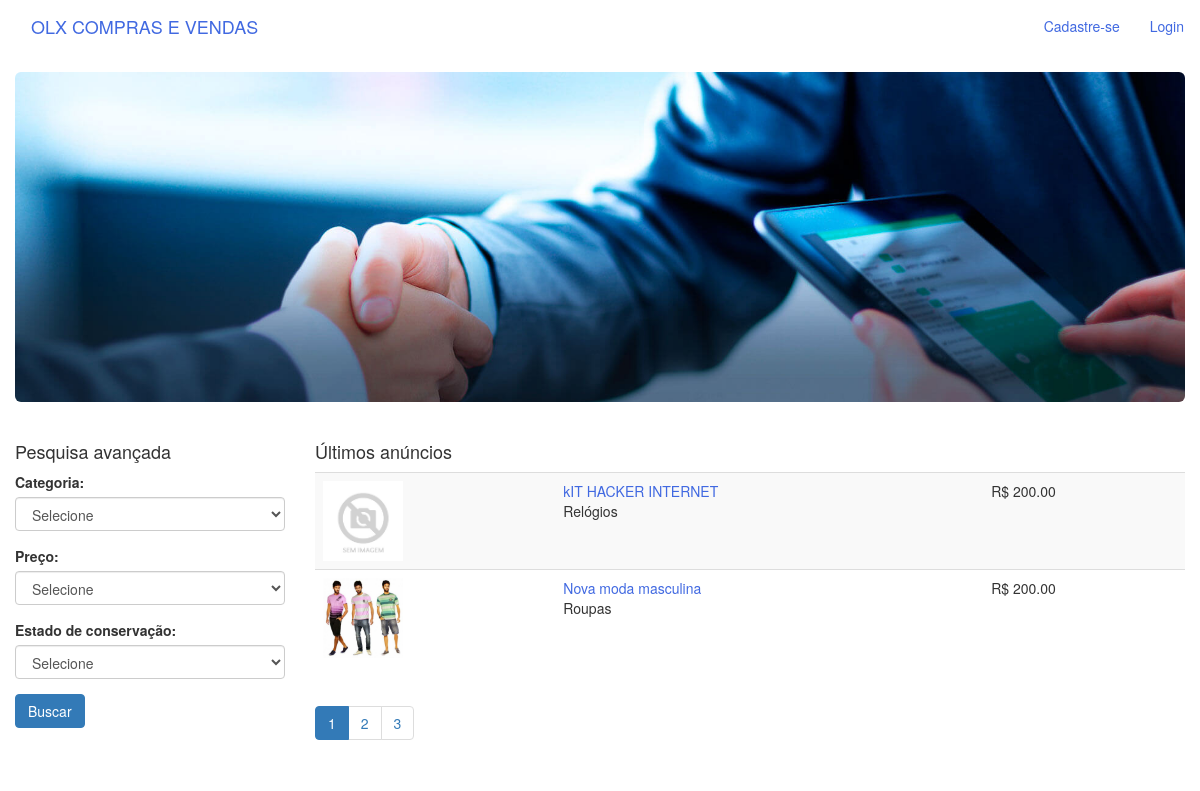
The page / on the database its author committed.
### tables this page shows
CREATE TABLE `anuncios` (
  `id` int(11) NOT NULL,
  `id_usuario` int(11) NOT NULL,
  `id_categoria` int(11) NOT NULL,
  `titulo` varchar(100) NOT NULL,
  `descricao` text NOT NULL,
  `valor` float NOT NULL,
  `estado` int(11) NOT NULL
);

### classes/anuncios.class.php (called while the page is built, shortened)
<?php
class Anuncios{
    public function getTotalAnuncios($filtros){
        global $pdo;
        $filtro_string = array('1=1');
        $sql = $pdo->prepare("SELECT COUNT(*) as c FROM anuncios WHERE ".implode(' AND ' , $filtro_string));
        $sql->execute();
        $row = $sql->fetch();
        return $row['c'];
    }
    public function getUltimosAnuncios($pagina_atual , $porPagina , $filtros){
        global $pdo;
        $offset = ($pagina_atual - 1) * $porPagina;
        $array = array();
        $filtro_string = array('1=1');
        $sql = $pdo->prepare("SELECT * ,
        (select anuncios_imagens.url from anuncios_imagens where anuncios_imagens.id_anuncio = anuncios.id limit 1 ) as url ,
        (select categorias.nome from categorias where categorias.id = anuncios.id_categoria  ) as categoria
        FROM anuncios WHERE ".implode(' AND ' , $filtro_string)." ORDER BY id DESC LIMIT $offset , $porPagina");
        $sql->execute();
        if($sql->rowCount() > 0){
            $array = $sql->fetchAll();
        }
        return $array;
    }
}
?>

### index.php (the view, shortened to what this page needs)
<?php
    require 'pages/header.php';
    require 'classes/anuncios.class.php';
    $a = new Anuncios();
    $filtros = array(
        'categoria' => '' ,
        'estado'    => '' ,
        'preco'     => '' ,
    );
    $total_anuncios = $a->getTotalAnuncios($filtros);
    $pagina_atual = 1;
    $por_pagina = 2;
    $total_paginas = ceil($total_anuncios / $por_pagina);
    $anuncios = $a->getUltimosAnuncios($pagina_atual , $por_pagina , $filtros);
?>
    <div class="container-fluid">
        <div class="jumbotron" id="banner" >
        </div>
        <div class="row">
            <div class="col-sm-3">
                <h4>Pesquisa avançada</h4>
                <form method="GET">
                    <div class="form-group">
                        <label for="categoria">Categoria:</label>
                        <select name="filtros[categoria]" class="form-control" id="categoria">
                            <option>Selecione</option>
                        </select>
                    </div>
                    <div class="form-group">
                        <label for="categoria">Preço:</label>
                        <select name="filtros[preco]" class="form-control" id="preco">
                            <option>Selecione</option>
                        </select>
                    </div>
                    <div class="form-group">
                        <label for="estado">Estado de conservação:</label>
                        <select name="filtros[estado]" class="form-control" id="estado">
                            <option>Selecione</option>
                        </select>
                    </div>
                    <div class="form-group">
                        <input type="submit" value="Buscar" class="btn btn-info">
                    </div>
                </form>
            </div>
            <div class="col-sm-9">
                <h4>Últimos anúncios</h4>
                <table class="table table-striped">
                <tbody>
                    <?php
                        foreach($anuncios as $anuncio):?>
                            <tr>
                                <?php
                                    if(!empty($anuncio['url'])) { ?>
                                    <td><img width="80" height="80" src="assets/images/anuncios/<?php echo $anuncio['url'];?>"></img></td>
                                    <?php }
                                    else{?>
                                <td><img width="80" height="80" src="assets/images/produto-sem-imagem.jpg"></img></td>
                                <?php } ?>
                                <td>
                                    <a href="produto.php?id=<?php echo $anuncio['id']; ?>"><?php echo $anuncio['titulo']; ?></a><br />
                                    <?php echo utf8_encode($anuncio['categoria']); ?>
                                </td>
                                <td>R$ <?php echo number_format($anuncio['valor'] , 2); ?></td>
                            </tr>
                        <?php endforeach; ?>
                </tbody>
                </table>
                <ul class="pagination">
                    <?php for($q = 1 ; $q <= $total_paginas ; $q++ ): ?>
                        <li class="<?php echo ($pagina_atual == $q)?'active':''; ?>"><a href="index.php?<?php
                        $w = $_GET;
                        $w['p'] = $q;
                        echo http_build_query($w);
                        ?>"><?php echo $q; ?></a></li>
                    <?php endfor; ?>
                </ul>
            </div>
        </div>
    </div>
<?php
    require 'pages/footer.php';
?>

### assets/css/style.css (style rules this page uses)
#body { max-width: 1200px; margin: 0 auto; }
#banner { background: url("../images/banner1.png"); background-size: cover; background-repeat: no-repeat; height: 330px; }

### rows shown on the page
anuncios: titulo "kIT HACKER INTERNET", categoria "Relógios", valor "200.00"
anuncios: titulo "Nova moda masculina", categoria "Roupas", valor "200.00"
